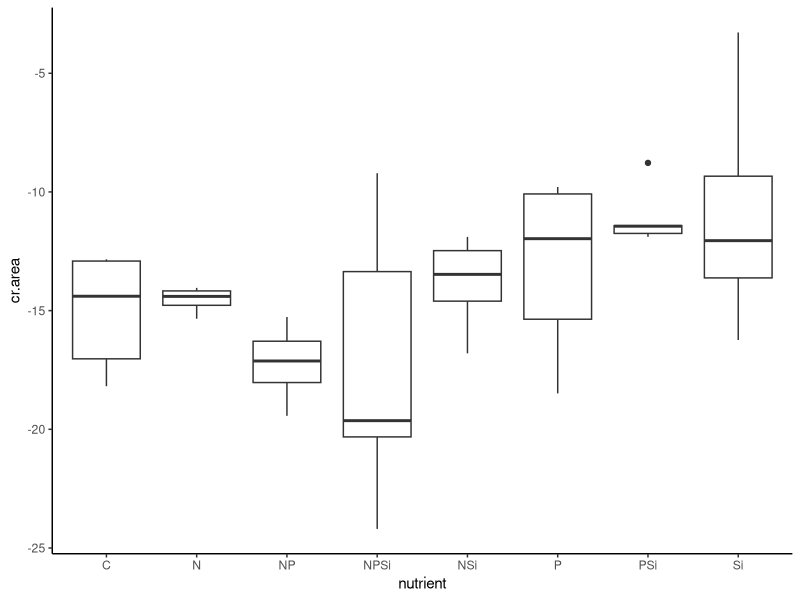
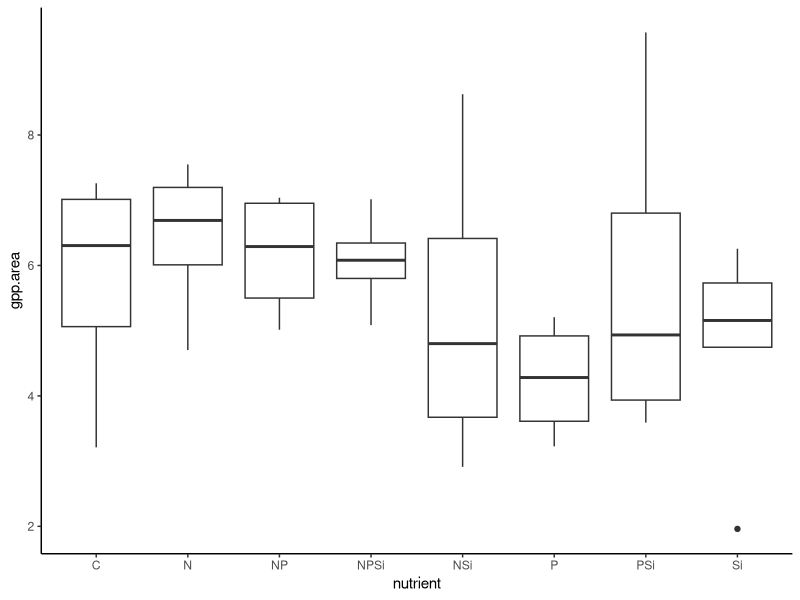
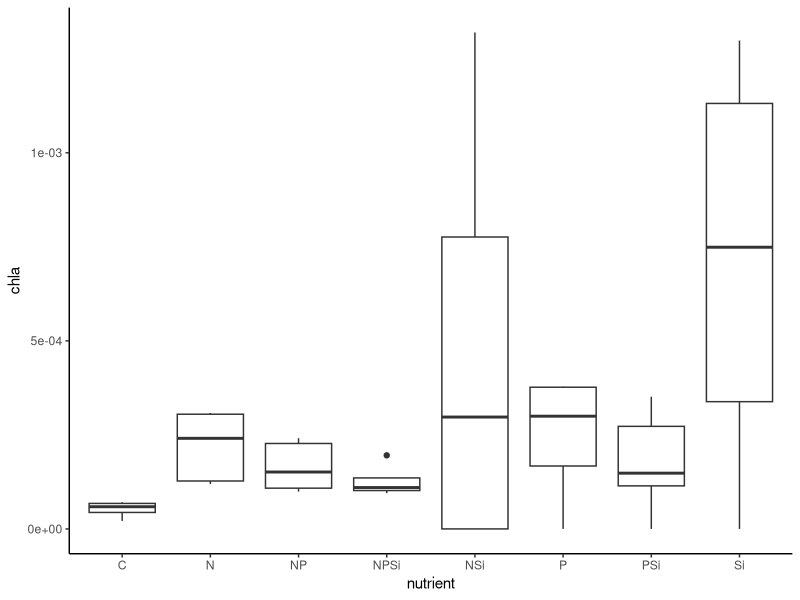
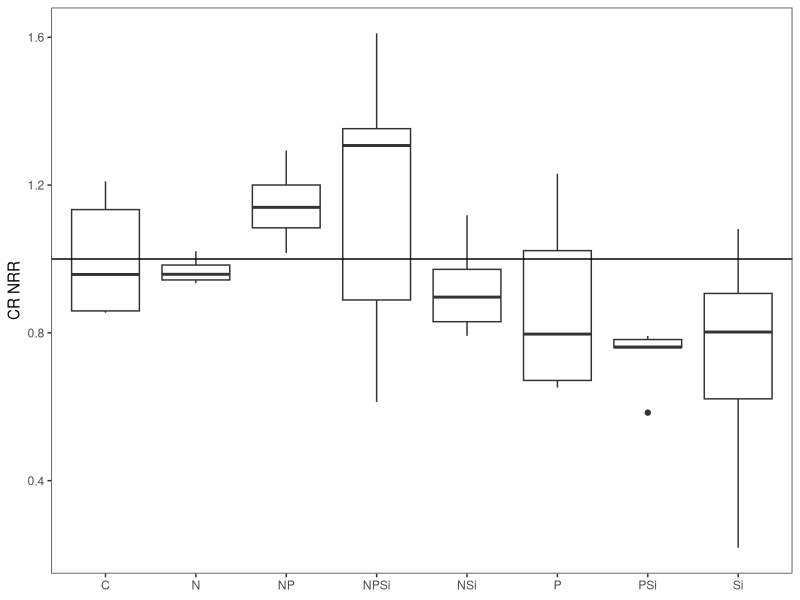
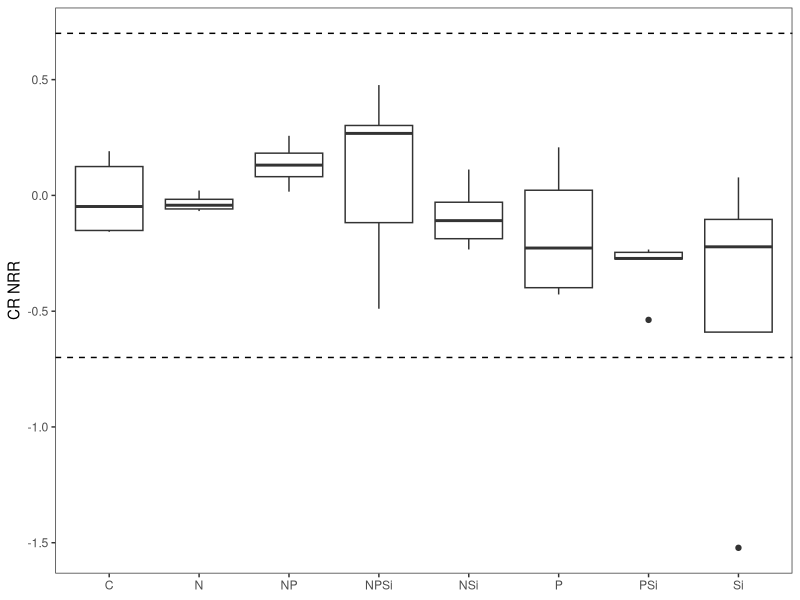
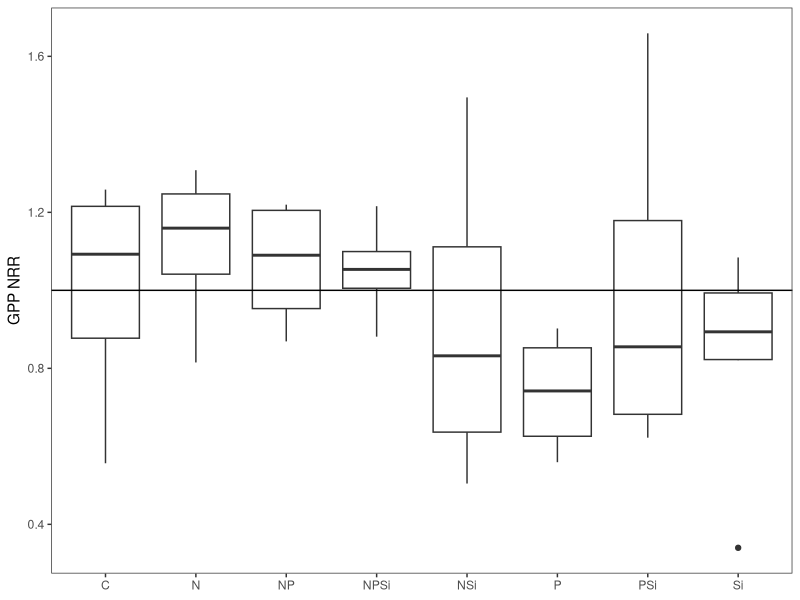
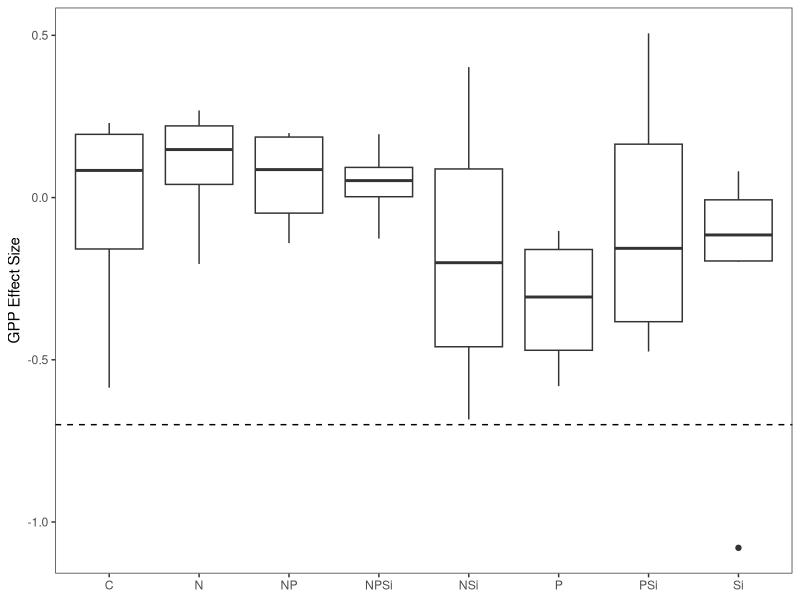
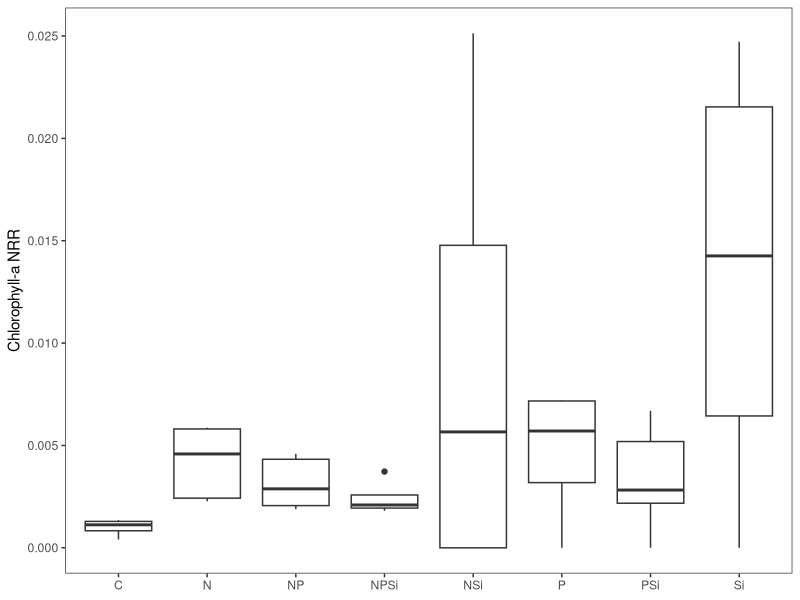

R code for these plots, in order: (Note: this script raises an error after producing the figures.)
#Author:  Clay Arango
#Creation date: 10-Feb-19
#Script to analyze NDS data from Summer 2018 WSB work with S. Roley and A. Alexiades

#packages
library(nlme)
library(nortest)
library(plyr)
library(dplyr)
library(multcomp)
library(MASS)
library(ggplot2)

#Load data
reec_summer <- read.table(file="reec_summer.csv", header=T, sep=",")

#set variable
d = reec_summer

#evaluate data to make sure factors are correct
names(d)
unique(d$nutrient) #control, N, NP, NPSi, NSi, P, PSi, Si
unique(d$N) #should be 0 and 1
unique(d$P) #should be 0 and 1
unique(d$Si) #should be 0 and 1
unique(d$top) #should be "sponge" and "glass"
#if need to change, use recode function below. 
d$top<-recode(d$top, "cellulose" ="sponge")
str(d)

#convert N and P vand Si alues (0 or 1 for absence or presence) to factors
d$N<-as.factor(d$N)
d$P<-as.factor(d$P)
d$Si<-as.factor(d$Si)
str(d)

#subset data into gpp and cr response
d.cr = subset(d, top=="sponge", data=d)
d.gpp = subset(d, top=="glass", data=d)

#check distribution of controls and remove as needed before calculating NRR.
ggplot(d.cr, aes(x=nutrient, y=cr.area))+geom_boxplot() +theme_classic()
#ok

#calculate nrr for cr
x<-ddply(d.cr, "nutrient", summarise, ave_cr = mean(cr.area, na.rm=T)) 
x
d.cr$cr.nrr = d.cr$cr.area/-15.02240 #divide by control ave_cr

#check distribution of controls and remove as needed before calculating NRR.
ggplot(d.gpp, aes(x=nutrient, y=gpp.area))+geom_boxplot() +theme_classic()
#check CC1, but probably ok
ggplot(d.gpp, aes(x=nutrient, y=chla))+geom_boxplot() +theme_classic()
#ok - updated b/c original file had values too small (units were mg/cm2)

#calculate nrr for gpp and chla
x<- ddply(d.gpp, "nutrient", summarise, ave_gpp = mean(gpp.area, na.rm=T), ave_chla = mean(chla, na.rm=T)) 
x
d.gpp$gpp.nrr = d.gpp$gpp.area/5.770496 #divide by control ave_gpp
d.gpp$chla.nrr = d.gpp$chla/0.05252345 #divide by control ave_chla

#combine files and export
d.cr$chla.nrr<-NA
d.cr$gpp.nrr<-NA
d.gpp$cr.nrr<-NA
d.nrr<-rbind(d.cr, d.gpp)
d.nrr$site_date<-"reec_summer"

d.nrr$gpp.es<-log(d.nrr$gpp.nrr)
d.nrr$cr.es<-log(d.nrr$cr.nrr)
d.nrr$chla.es<-log(d.nrr$chla.nrr)

write.table(d.nrr, "reec_summer_nrr.csv", sep=",", quote=F, row.names =F)

###############
#plots of NRR and effect size
##############
ggplot(data=d.cr, aes(x=nutrient, y=cr.nrr))+geom_boxplot()+theme_bw()+
  ylab("CR NRR")+geom_abline(slope = 0, intercept = 1)+
  theme(axis.title.x=element_blank(), panel.grid.minor=element_blank(), panel.grid.major=element_blank())
#inhibition of most; limitation with NP

ggplot(data=subset(d.nrr, (top=="sponge")), aes(x=nutrient, y=cr.es))+geom_boxplot()+theme_bw()+
  ylab("CR NRR")+geom_hline(yintercept = 0.7, lty="dashed")+ geom_hline(yintercept = -0.7, lty="dashed")+
  theme(axis.title.x=element_blank(), panel.grid.minor=element_blank(), panel.grid.major=element_blank())

ggplot(data=subset(d.gpp, !(nutrient=="control")), aes(x=nutrient, y=gpp.nrr))+geom_boxplot()+theme_bw()+
  ylab("GPP NRR")+geom_abline(slope = 0, intercept = 1)+
  theme(axis.title.x=element_blank(), panel.grid.minor=element_blank(), panel.grid.major=element_blank())
#inhibition or neutral

ggplot(data=subset(d.nrr, (top=="glass")), aes(x=nutrient, y=gpp.es))+geom_boxplot()+theme_bw()+
  ylab("GPP Effect Size")+geom_abline(slope = 0, intercept = 1)+geom_hline(yintercept = -0.7, lty="dashed")+
  theme(axis.title.x=element_blank(), panel.grid.minor=element_blank(), panel.grid.major=element_blank())

ggplot(data=d.gpp, aes(x=nutrient, y=chla.nrr))+geom_boxplot()+theme_bw()+
  ylab("Chlorophyll-a NRR")+geom_abline(slope = 0, intercept = 1)+
  theme(axis.title.x=element_blank(), panel.grid.minor=element_blank(), panel.grid.major=element_blank())
#limitation for nearly all

ggplot(data=subset(d.nrr, (top=="glass")), aes(x=nutrient, y=chla.es))+geom_boxplot()+theme_bw()+
  ylab("Chla Effect Size")+geom_hline(yintercept = 1.385, lty="solid")+ 
 geom_hline(yintercept = 0.7, lty="dashed")+
  theme(axis.title.x=element_blank(), panel.grid.minor=element_blank(), panel.grid.major=element_blank())

##########
#NRR Summary Files
#########

GPP_sum<-ddply(d.gpp, "nutrient", summarise, ave_nrr.gpp=mean(gpp.nrr, na.rm=T), sd_nrr.gpp=sd(gpp.nrr, na.rm=T), 
               se_nrr.gpp =(sd(gpp.nrr)/sqrt(sum(!is.na(gpp.nrr)))), 
               ci95_nrr.gpp = (1.96*(sd(gpp.nrr)/sqrt(sum(!is.na(gpp.nrr))))),
               ave_nrr.chla=mean(chla.nrr, na.rm=T), sd_nrr.chla=sd(chla.nrr, na.rm=T), 
               se_nrr.chla =(sd(chla.nrr)/sqrt(sum(!is.na(chla.nrr)))), 
               ci95_nrr.chla = (1.96*(sd(chla.nrr)/sqrt(sum(!is.na(chla.nrr))))))
CR_sum<-ddply(d.cr, "nutrient", summarise, ave_nrr.cr=mean(cr.nrr, na.rm=T), sd_nrr.cr=sd(cr.nrr, na.rm=T), 
              se_nrr.cr =(sd(cr.nrr)/sqrt(sum(!is.na(cr.nrr)))), 
              ci95_nrr.cr = (1.96*(sd(cr.nrr)/sqrt(sum(!is.na(cr.nrr))))))

#now combine into one and export
d.sum<-merge(GPP_sum, CR_sum, by="nutrient")
d.sum$site_date<-"reec_summer"
write.table(d.sum, "reec_summer_summ.csv",  sep=",", quote=F, row.names =F)

############################################################
#analyze RESPIRATION data
############################################################
d.cr1<-subset(d.cr, !(nds.id=="U1"))
M1<-gls(cr.area~N*P*Si, data=d.cr1, na.action=na.omit)
E1<-residuals(M1)
qqnorm(E1)
qqline(E1)#mostly ok, except for a couple points
ad.test(E1)
  #removed problematic point and now p = 0.3584   
#residuals are normally distributed, p=0.20289
  #logging makes it worse (p= 0.007278)
hist(E1) #normal except one point 
plot(M1)
   
plot(filter(d.cr1, !is.na(cr.area)) %>% dplyr::select(nutrient), 
     E1, xlab="nutrient", ylab="Residuals")
bartlett.test(cr.area~nutrient, data=d.cr1)
   #variance test not OK, even with logging and removing problematic point
  #but after removing problematic point, variance looks ok

anova(M1) #N limitation
#Results with problematic point removed
# numDF  F-value p-value
#(Intercept)     1 919.7099  <.0001
#N               1   6.5966  0.0153
#P               1   0.2429  0.6256
#Si              1   2.1390  0.1537
#N:P             1   7.5672  0.0098
#N:Si            1   0.6311  0.4330
#P:Si            1   0.0119  0.9138
#N:P:Si          1   0.1241  0.7271

#Results with all data
#N               1   7.8923  0.0084
#P               1   0.8282  0.3696
#Si              1   3.2453  0.0811
#N:P             1   3.8224  0.0594
#N:Si            1   1.7009  0.2015
#P:Si            1   0.4663  0.4996
#N:P:Si          1   0.0752  0.7857

##########################################################
#do multiple 2 way ANOVAs to improve our ability to interpret
##########################################################
#N and P
M1<-gls(cr.area~N*P, data=d.cr, na.action=na.omit)
E1<-residuals(M1)
qqnorm(E1)
qqline(E1)
ad.test(E1)
#residuals are not normally distributed, p=0.01155
hist(E1)  
plot(M1)

bartlett.test(cr.area~nutrient, data=d.cr)
#variance test not OK

anova(M1) #interpretation: P enhances N response
#N               1   7.7230  0.0086
#P               1   0.8104  0.3740
#N:P             1   4.4240  0.0425

interaction.plot(d.cr$N, d.cr$P, d.cr$cr.area*-1)

#N and Si
M1<-gls(cr.area~N*Si, data=d.cr, na.action=na.omit)
E1<-residuals(M1)
qqnorm(E1)
qqline(E1)
ad.test(E1)
#residuals are normally distributed, p=0.5633
hist(E1)  
plot(M1)

bartlett.test(cr.area~nutrient, data=d.cr)
#variance test not OK

anova(M1) #interpretation: N limitation
#N               1   7.5891  0.0092
#Si              1   3.1207  0.0858
#N:Si            1   1.3989  0.2447
interaction.plot(d.cr$N, d.cr$Si, d.cr$cr.area*-1)

#P and Si
M1<-gls(cr.area~P*Si, data=d.cr, na.action=na.omit)
E1<-residuals(M1)
qqnorm(E1)
qqline(E1)
ad.test(E1)
#residuals are normally distributed, p=0.7714
hist(E1)  
plot(M1)

bartlett.test(cr.area~nutrient, data=d.cr)
#variance test not OK

anova(M1) #interpretation: no limitation
interaction.plot(d.cr$P, d.cr$Si, d.cr$cr.area*-1)
##########################################################
##########################################################

x <- group_by(d.cr, nutrient) %>%  # Grouping function causes subsequent functions to aggregate by season and reach
  summarize(cr.mean = abs(mean(cr.area, na.rm = TRUE)), # na.rm = TRUE to remove missing values
            cr.sd=abs(sd(cr.area, na.rm = TRUE)),  # na.rm = TRUE to remove missing values
            n = sum(!is.na(cr.area)), # of observations, excluding NAs. 
            cr.se=cr.sd/sqrt(n))

ggplot(data=x, aes(x=nutrient, y=cr.mean)) + 
  geom_bar(stat="identity", position=position_dodge(), color = "black") + 
  geom_errorbar(aes(ymin=cr.mean, ymax=cr.mean+cr.se), width=0.2, 
                position=position_dodge(0.9)) + 
  xlab("Nutrient") +
  ylab(expression(Respiration~(ug~O[2]~m^{-2}~h^{-1}))) +
  ylim(0,20) +
  labs(fill="Light") +
  theme_bw() +
  theme(panel.grid.major=element_blank(),
        panel.grid.minor=element_blank(),
        legend.title=element_text(size=6),
        legend.key=element_blank(), 
        legend.position=c(0.5,0.95), 
        legend.text=element_text(size=8), 
        legend.background=element_blank(), 
        legend.direction="horizontal", 
        legend.key.size=unit(0.3, "cm"), 
        axis.title.y=element_text(size=8), 
        axis.title.x=element_text(size=8), 
        axis.text.x=element_text(size=8))

#ggsave('output/figures/Ring_summer.tiff',
#       units="in",
#       width=3.25,
#       height=3.25,
#       dpi=1200,
#       compression="lzw")

############################################################
#analyze the PRODUCTION data
############################################################

M1<-gls(gpp.area~N*P*Si, data=d.gpp, na.action=na.omit) 
E1<-residuals(M1)
qqnorm(E1)
qqline(E1)
ad.test(E1)
   #residuals are OK

hist(E1, xlab="residuals", main="")
plot(M1)

plot(filter(d.gpp, !is.na(gpp.area)) %>% dplyr::select(nutrient), 
     E1, xlab="nutrient", ylab="Residuals")
bartlett.test(gpp.area~nutrient, data=d.gpp)
   #ok

anova(M1)
  
x <- group_by(d.gpp, nutrient) %>%  # Grouping function causes subsequent functions to aggregate by season and reach
  summarize(gpp.mean = abs(mean(gpp.area, na.rm = TRUE)), # na.rm = TRUE to remove missing values
            gpp.sd=abs(sd(gpp.area, na.rm = TRUE)),  # na.rm = TRUE to remove missing values
            n = sum(!is.na(gpp.area)), # of observations, excluding NAs. 
            gpp.se=gpp.sd/sqrt(n))

ggplot(data=x, aes(x=nutrient, y=gpp.mean)) + 
  geom_bar(stat="identity", position=position_dodge(), color = "black") + 
  geom_errorbar(aes(ymin=gpp.mean, ymax=gpp.mean+gpp.se), width=0.2, 
                position=position_dodge(0.9)) + 
  xlab("Nutrient") +
  ylab(expression(Production~(ug~O[2]~m^{-2}~h^{-1}))) +
  labs(fill="Light") +
  theme_bw() +
  theme(panel.grid.major=element_blank(),
        panel.grid.minor=element_blank(), 
        legend.title=element_text(size=6), 
        legend.key=element_blank(),  
        legend.position=c(0.5,0.95),  
        legend.text=element_text(size=8),  
        legend.background=element_blank(),  
        legend.direction="horizontal",  
        legend.key.size=unit(0.3, "cm"),  
        axis.title.y=element_text(size=8),  
        axis.title.x=element_text(size=8),  
        axis.text.x=element_text(size=8))

#ggsave('output/figures/gppByNutrient.tiff',
#       units="in",
#       width=3.25,
#       height=3.25,
#       dpi=1200,
#       compression="lzw")


############################################################
#analyze the CHL-A biomass on disks

M1<-gls(chla~N*P*Si, data=d.gpp, na.action=na.omit)
E1<-residuals(M1)
qqnorm(E1)
qqline(E1)
ad.test(E1)
#residuals NOT ok
hist(E1)
plot(M1) # variance increases with mean!

anova(M1)
